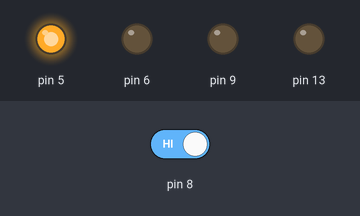
This sketch was run on a simulated Arduino Uno, built with avr-gcc and run on an emulated ATmega328P. Shown: output pins drawn as LEDs (lit = HIGH). The inputs (shaded band) are chosen by the test bench; at power-on: pin 8 HIGH.

Above: at 18.0 s.
18.1 s: pin 8 driven LOW
At 20.9 s:
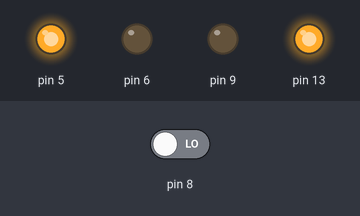
27.8 s: pin 8 driven HIGH
At 31.0 s:
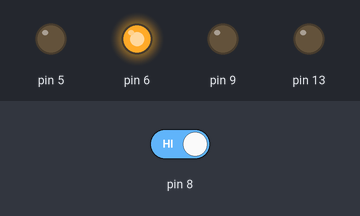
At 32.2 s:
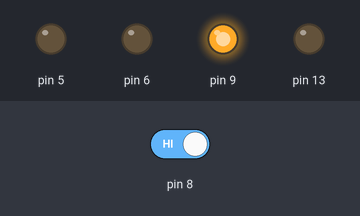
Timing chart, 0 to 43.5 s (numbered marks = the images above; inputs shaded):
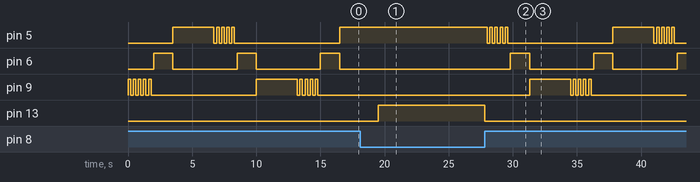

Measured:
- after the input at 18.1 s, pin 5: stops changing and stays HIGH; pin 6: stays LOW (without the input it goes to HIGH after 3.4 s); pin 9: stops changing and stays LOW; pin 13: LOW → HIGH after 1.4 s
- after the input at 27.8 s, pin 5: goes 4 × (LOW 0.20 s, HIGH 0.20 s), LOW 8.2 s, HIGH 3.2 s, 4 × (LOW 0.20 s, HIGH 0.20 s), then LOW, starting after 0.20 s; pin 6: alternates HIGH for 1.5 s and LOW for 5.0 s, starting after 2.0 s
- by itself, pin 6: alternates HIGH for 1.5 s and LOW for 5.0 s

The sketch:

svetofor.ino
```cpp
  String _D0_A6_D0_B2_D0_B5_D1_82;

void _D0_92_D0_BA_D0_BB_D1_8E_D1_87_D0_B8_D1_82_D1_8C__D0_BA_D1_80_D0_B0_D1_81_D0_BD_D1_8B_D0_B9() {
  _D0_92_D1_8B_D0_BA_D0_BB_D1_8E_D1_87_D0_B8_D1_82_D1_8C__D0_B2_D1_81_D0_B5();
  pinMode(5, OUTPUT);
   digitalWrite(5, 1);
  _D0_A6_D0_B2_D0_B5_D1_82 = "красный";
}

void _D0_92_D0_BA_D0_BB_D1_8E_D1_87_D0_B8_D1_82_D1_8C__D0_B6_D0_B5_D0_BB_D1_82_D1_8B_D0_B9() {
  _D0_92_D1_8B_D0_BA_D0_BB_D1_8E_D1_87_D0_B8_D1_82_D1_8C__D0_B2_D1_81_D0_B5();
  pinMode(6, OUTPUT);
   digitalWrite(6, 1);
}

void _D0_9F_D0_B5_D1_80_D0_B5_D0_BA_D0_BB_D1_8E_D1_87_D0_B8_D1_82_D1_8C__D1_81_D0_B2_D0_B5_D1_82() {
  if (_D0_A6_D0_B2_D0_B5_D1_82 == "красный") {
    for (int count = 0; count < 5; count++) {
      _D0_92_D0_BA_D0_BB_D1_8E_D1_87_D0_B8_D1_82_D1_8C__D0_BA_D1_80_D0_B0_D1_81_D0_BD_D1_8B_D0_B9();
      delay(0.2*1000);
      _D0_92_D1_8B_D0_BA_D0_BB_D1_8E_D1_87_D0_B8_D1_82_D1_8C__D0_B2_D1_81_D0_B5();
      delay(0.2*1000);
    }
  } else {
    for (int count = 0; count < 5; count++) {
      _D0_92_D0_BA_D0_BB_D1_8E_D1_87_D0_B8_D1_82_D1_8C__D0_B7_D0_B5_D0_BB_D0_B5_D0_BD_D1_8B_D0_B9();
      delay(0.2*1000);
      _D0_92_D1_8B_D0_BA_D0_BB_D1_8E_D1_87_D0_B8_D1_82_D1_8C__D0_B2_D1_81_D0_B5();
      delay(0.2*1000);
    }
  }
  _D0_92_D0_BA_D0_BB_D1_8E_D1_87_D0_B8_D1_82_D1_8C__D0_B6_D0_B5_D0_BB_D1_82_D1_8B_D0_B9();
  delay(1.5*1000);
  if (_D0_A6_D0_B2_D0_B5_D1_82 == "красный") {
    _D0_92_D0_BA_D0_BB_D1_8E_D1_87_D0_B8_D1_82_D1_8C__D0_B7_D0_B5_D0_BB_D0_B5_D0_BD_D1_8B_D0_B9();
  } else {
    _D0_92_D0_BA_D0_BB_D1_8E_D1_87_D0_B8_D1_82_D1_8C__D0_BA_D1_80_D0_B0_D1_81_D0_BD_D1_8B_D0_B9();
  }
}

void _D0_92_D0_BA_D0_BB_D1_8E_D1_87_D0_B8_D1_82_D1_8C__D0_B7_D0_B5_D0_BB_D0_B5_D0_BD_D1_8B_D0_B9() {
  _D0_92_D1_8B_D0_BA_D0_BB_D1_8E_D1_87_D0_B8_D1_82_D1_8C__D0_B2_D1_81_D0_B5();
  pinMode(9, OUTPUT);
   digitalWrite(9, 1);
  _D0_A6_D0_B2_D0_B5_D1_82 = "зеленый";
}

void _D0_92_D1_8B_D0_BA_D0_BB_D1_8E_D1_87_D0_B8_D1_82_D1_8C__D0_B2_D1_81_D0_B5() {
  pinMode(5, OUTPUT);
   digitalWrite(5, 0);
  pinMode(6, OUTPUT);
   digitalWrite(6, 0);
  pinMode(9, OUTPUT);
   digitalWrite(9, 0);
}

void _D0_96_D0_B4_D0_B0_D1_82_D1_8C__D0_BD_D0_B0_D0_B6_D0_B0_D1_82_D0_B8_D1_8F__D0_BA_D0_BD_D0_BE_D0_BF_D0_BA_D0_B8() {
  pinMode(13, OUTPUT);
   digitalWrite(13, 1);
  while (digitalRead(8) == 0){
  }
  pinMode(13, OUTPUT);
   digitalWrite(13, 0);
}


void setup() {

  pinMode(8, INPUT);
}

void loop() {
    while (1){
      _D0_9F_D0_B5_D1_80_D0_B5_D0_BA_D0_BB_D1_8E_D1_87_D0_B8_D1_82_D1_8C__D1_81_D0_B2_D0_B5_D1_82();
      delay(3*1000);
      _D0_96_D0_B4_D0_B0_D1_82_D1_8C__D0_BD_D0_B0_D0_B6_D0_B0_D1_82_D0_B8_D1_8F__D0_BA_D0_BD_D0_BE_D0_BF_D0_BA_D0_B8();
    }

}
```
